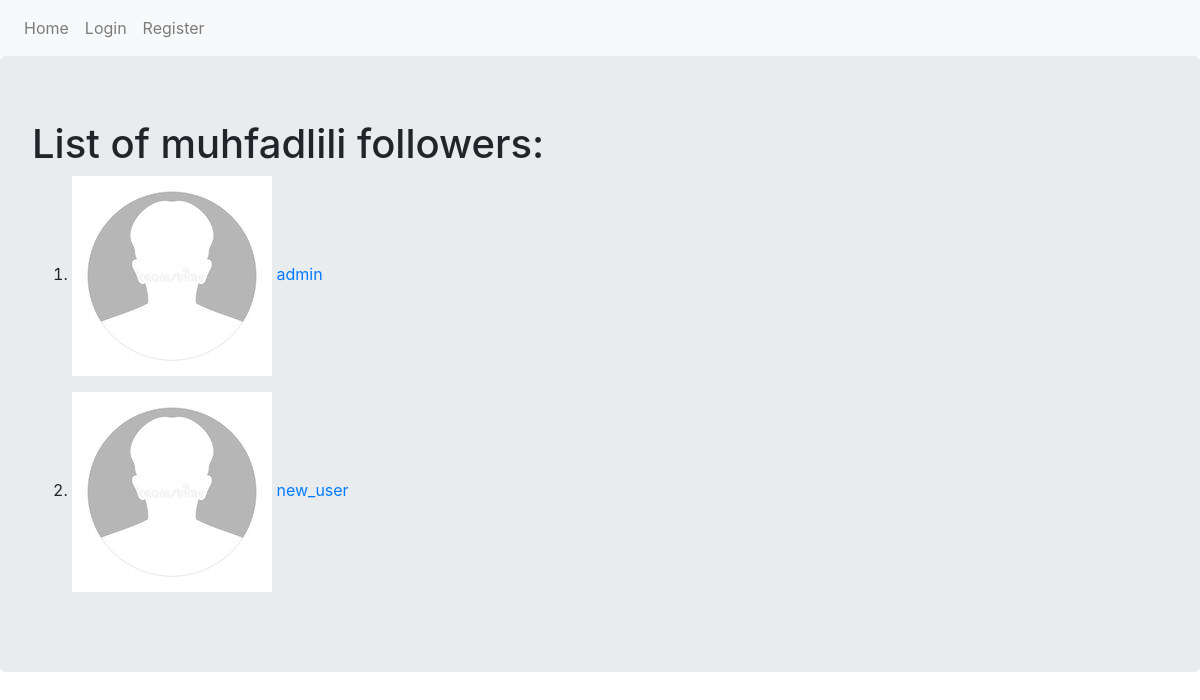
The page /user/follower/1 on the database its author committed.
### myproject/models.py (models this page shows, shortened)
class User(UserMixin, db.Model):
    id = db.Column(db.Integer, primary_key=True)
    username = db.Column(db.String(64), index=True, unique=True)
    email = db.Column(db.String(120), index=True, unique=True)
    password_hash = db.Column(db.String(128))
    about = db.Column(db.String(120), default='Blank')
    photo = db.Column(db.String(64), nullable=False, default='default.jpg')
    last_seen = db.Column(db.DateTime, index=True)
    posts = db.relationship("Post", backref='author', lazy='dynamic')
    followed = db.relationship("User",
                               secondary=followers,
                               primaryjoin = (followers.c.follower_id==id),
                               secondaryjoin = (followers.c.followed_id==id),
                               backref = db.backref("follower", lazy="dynamic"),
                               lazy= "dynamic",
                               )
    likes = db.relationship("Post", secondary=like_post, backref="likers", lazy="dynamic",)
    dislikes = db.relationship("Post", secondary=dislike_post, backref="dislikers", lazy="dynamic",)
    comments = db.relationship("Comment", backref='commentator', lazy='dynamic')
    comment_likes = db.relationship("Comment", secondary=like_comment, backref="likers", lazy="dynamic",)
    comment_dislikes = db.relationship("Comment", secondary=dislike_comment, backref="dislikers", lazy="dynamic",)

### myproject/users/views.py (the view)
@users.route("/follower/<int:user_id>")
def follower_list(user_id):
    user = User.query.get(user_id)
    lst = []
    for i in user.follower.order_by(User.username.asc()):
        lst.append(i)
    return render_template("follower.html", user=user, follower=lst)

### myproject/templates/follower.html (shortened to what this page needs)
{% extends "base.html" %}
{% block content %}
<h1>List of {{user.username}} followers:</h1>
{% if follower %}
<ol>
{% for name in follower %}
<li>
<tr>
<td><img src="{{url_for('static', filename='profile_pic/' + name.photo)}}"></td>
<td><a href="{{url_for('users.profile', id=name.id)}}">{{name.username}}</a></td>
</tr>
</li>
{% endfor %}
</ol>
{% endif %}
{% endblock %}

### rows shown on the page
User: username "muhfadlili"
User: photo (placeholder picture), username "admin"
User: photo (placeholder picture), username "new_user"
